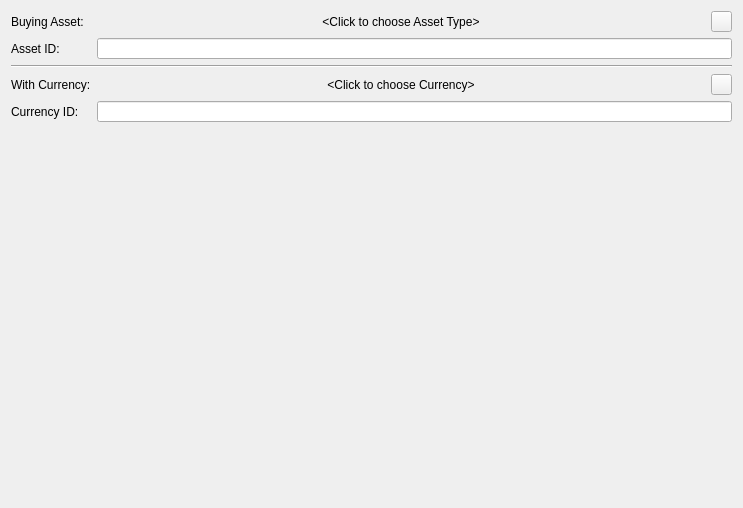
<?xml version="1.0" encoding="UTF-8"?>
<ui version="4.0">
 <class>PageOffer_Assets</class>
 <widget class="QWizardPage" name="PageOffer_Assets">
  <property name="geometry">
   <rect>
    <x>0</x>
    <y>0</y>
    <width>743</width>
    <height>508</height>
   </rect>
  </property>
  <property name="sizePolicy">
   <sizepolicy hsizetype="Fixed" vsizetype="Fixed">
    <horstretch>0</horstretch>
    <verstretch>0</verstretch>
   </sizepolicy>
  </property>
  <property name="minimumSize">
   <size>
    <width>743</width>
    <height>508</height>
   </size>
  </property>
  <property name="maximumSize">
   <size>
    <width>743</width>
    <height>508</height>
   </size>
  </property>
  <property name="windowTitle">
   <string>WizardPage</string>
  </property>
  <layout class="QVBoxLayout" name="verticalLayout">
   <item>
    <layout class="QGridLayout" name="gridLayout">
     <item row="0" column="0">
      <widget class="QLabel" name="labelAsset">
       <property name="sizePolicy">
        <sizepolicy hsizetype="Fixed" vsizetype="Preferred">
         <horstretch>0</horstretch>
         <verstretch>0</verstretch>
        </sizepolicy>
       </property>
       <property name="text">
        <string>Buying Asset:</string>
       </property>
      </widget>
     </item>
     <item row="0" column="1">
      <layout class="QHBoxLayout" name="horizontalLayout">
       <item>
        <widget class="QPushButton" name="pushButtonSelectAsset">
         <property name="sizePolicy">
          <sizepolicy hsizetype="Expanding" vsizetype="Fixed">
           <horstretch>0</horstretch>
           <verstretch>0</verstretch>
          </sizepolicy>
         </property>
         <property name="maximumSize">
          <size>
           <width>16777215</width>
           <height>21</height>
          </size>
         </property>
         <property name="text">
          <string>&lt;Click to choose Asset Type&gt;</string>
         </property>
         <property name="flat">
          <bool>true</bool>
         </property>
        </widget>
       </item>
       <item>
        <widget class="QPushButton" name="pushButtonManageAsset">
         <property name="sizePolicy">
          <sizepolicy hsizetype="Fixed" vsizetype="Fixed">
           <horstretch>0</horstretch>
           <verstretch>0</verstretch>
          </sizepolicy>
         </property>
         <property name="maximumSize">
          <size>
           <width>21</width>
           <height>21</height>
          </size>
         </property>
         <property name="text">
          <string/>
         </property>
         <property name="icon">
          <iconset resource="../resource.qrc">
           <normaloff>:/icons/icons/assets.png</normaloff>:/icons/icons/assets.png</iconset>
         </property>
        </widget>
       </item>
      </layout>
     </item>
     <item row="1" column="0">
      <widget class="QLabel" name="labelInstrumentDefinitionID">
       <property name="sizePolicy">
        <sizepolicy hsizetype="Fixed" vsizetype="Preferred">
         <horstretch>0</horstretch>
         <verstretch>0</verstretch>
        </sizepolicy>
       </property>
       <property name="text">
        <string>Asset ID:</string>
       </property>
      </widget>
     </item>
     <item row="1" column="1">
      <widget class="QLineEdit" name="lineEditInstrumentDefinitionID">
       <property name="enabled">
        <bool>true</bool>
       </property>
       <property name="maximumSize">
        <size>
         <width>16777215</width>
         <height>21</height>
        </size>
       </property>
       <property name="readOnly">
        <bool>true</bool>
       </property>
      </widget>
     </item>
     <item row="2" column="0" colspan="2">
      <widget class="Line" name="line">
       <property name="orientation">
        <enum>Qt::Horizontal</enum>
       </property>
      </widget>
     </item>
     <item row="3" column="0">
      <widget class="QLabel" name="labelCurrency">
       <property name="sizePolicy">
        <sizepolicy hsizetype="Fixed" vsizetype="Preferred">
         <horstretch>0</horstretch>
         <verstretch>0</verstretch>
        </sizepolicy>
       </property>
       <property name="text">
        <string>With Currency:</string>
       </property>
      </widget>
     </item>
     <item row="3" column="1">
      <layout class="QHBoxLayout" name="horizontalLayout_2">
       <item>
        <widget class="QPushButton" name="pushButtonSelectCurrency">
         <property name="sizePolicy">
          <sizepolicy hsizetype="Expanding" vsizetype="Fixed">
           <horstretch>0</horstretch>
           <verstretch>0</verstretch>
          </sizepolicy>
         </property>
         <property name="maximumSize">
          <size>
           <width>16777215</width>
           <height>21</height>
          </size>
         </property>
         <property name="text">
          <string>&lt;Click to choose Currency&gt;</string>
         </property>
         <property name="flat">
          <bool>true</bool>
         </property>
        </widget>
       </item>
       <item>
        <widget class="QPushButton" name="pushButtonManageCurrency">
         <property name="sizePolicy">
          <sizepolicy hsizetype="Fixed" vsizetype="Fixed">
           <horstretch>0</horstretch>
           <verstretch>0</verstretch>
          </sizepolicy>
         </property>
         <property name="maximumSize">
          <size>
           <width>21</width>
           <height>21</height>
          </size>
         </property>
         <property name="text">
          <string/>
         </property>
         <property name="icon">
          <iconset resource="../resource.qrc">
           <normaloff>:/icons/icons/assets.png</normaloff>:/icons/icons/assets.png</iconset>
         </property>
        </widget>
       </item>
      </layout>
     </item>
     <item row="4" column="0">
      <widget class="QLabel" name="labelCurrencyID">
       <property name="sizePolicy">
        <sizepolicy hsizetype="Fixed" vsizetype="Preferred">
         <horstretch>0</horstretch>
         <verstretch>0</verstretch>
        </sizepolicy>
       </property>
       <property name="text">
        <string>Currency ID:</string>
       </property>
      </widget>
     </item>
     <item row="4" column="1">
      <widget class="QLineEdit" name="lineEditCurrencyID">
       <property name="enabled">
        <bool>true</bool>
       </property>
       <property name="maximumSize">
        <size>
         <width>16777215</width>
         <height>21</height>
        </size>
       </property>
       <property name="layoutDirection">
        <enum>Qt::LeftToRight</enum>
       </property>
       <property name="readOnly">
        <bool>true</bool>
       </property>
      </widget>
     </item>
    </layout>
   </item>
   <item>
    <spacer name="verticalSpacer">
     <property name="orientation">
      <enum>Qt::Vertical</enum>
     </property>
     <property name="sizeHint" stdset="0">
      <size>
       <width>20</width>
       <height>176</height>
      </size>
     </property>
    </spacer>
   </item>
  </layout>
 </widget>
 <resources>
  <include location="../resource.qrc"/>
 </resources>
 <connections/>
</ui>
